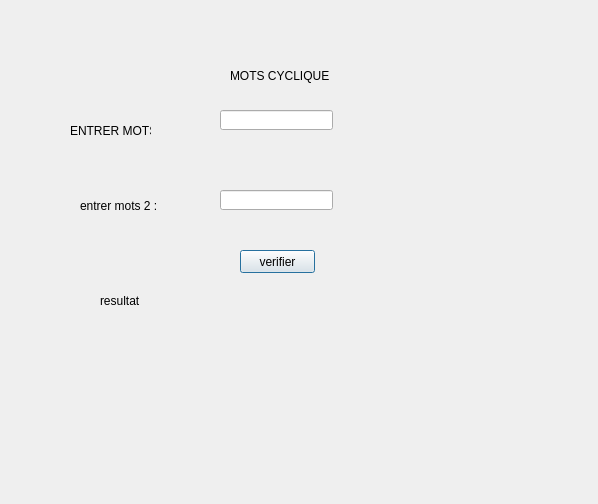
<?xml version="1.0" encoding="UTF-8"?>
<ui version="4.0">
 <class>Dialog</class>
 <widget class="QDialog" name="Dialog">
  <property name="geometry">
   <rect>
    <x>0</x>
    <y>0</y>
    <width>598</width>
    <height>504</height>
   </rect>
  </property>
  <property name="windowTitle">
   <string>Dialog</string>
  </property>
  <widget class="QLabel" name="label">
   <property name="geometry">
    <rect>
     <x>230</x>
     <y>60</y>
     <width>111</width>
     <height>31</height>
    </rect>
   </property>
   <property name="text">
    <string>MOTS CYCLIQUE</string>
   </property>
  </widget>
  <widget class="QLabel" name="label_2">
   <property name="geometry">
    <rect>
     <x>70</x>
     <y>120</y>
     <width>81</width>
     <height>21</height>
    </rect>
   </property>
   <property name="text">
    <string>ENTRER MOTS 1:</string>
   </property>
  </widget>
  <widget class="QLabel" name="label_3">
   <property name="geometry">
    <rect>
     <x>80</x>
     <y>190</y>
     <width>81</width>
     <height>31</height>
    </rect>
   </property>
   <property name="text">
    <string>entrer mots 2 :</string>
   </property>
  </widget>
  <widget class="QLineEdit" name="t1">
   <property name="geometry">
    <rect>
     <x>220</x>
     <y>110</y>
     <width>113</width>
     <height>20</height>
    </rect>
   </property>
  </widget>
  <widget class="QLineEdit" name="t2">
   <property name="geometry">
    <rect>
     <x>220</x>
     <y>190</y>
     <width>113</width>
     <height>20</height>
    </rect>
   </property>
  </widget>
  <widget class="QPushButton" name="p">
   <property name="geometry">
    <rect>
     <x>240</x>
     <y>250</y>
     <width>75</width>
     <height>23</height>
    </rect>
   </property>
   <property name="text">
    <string>verifier</string>
   </property>
  </widget>
  <widget class="QLabel" name="t">
   <property name="geometry">
    <rect>
     <x>100</x>
     <y>290</y>
     <width>121</width>
     <height>21</height>
    </rect>
   </property>
   <property name="text">
    <string>resultat</string>
   </property>
  </widget>
  <widget class="QLabel" name="label_4">
   <property name="geometry">
    <rect>
     <x>240</x>
     <y>300</y>
     <width>131</width>
     <height>21</height>
    </rect>
   </property>
   <property name="text">
    <string/>
   </property>
  </widget>
 </widget>
 <resources/>
 <connections/>
</ui>
